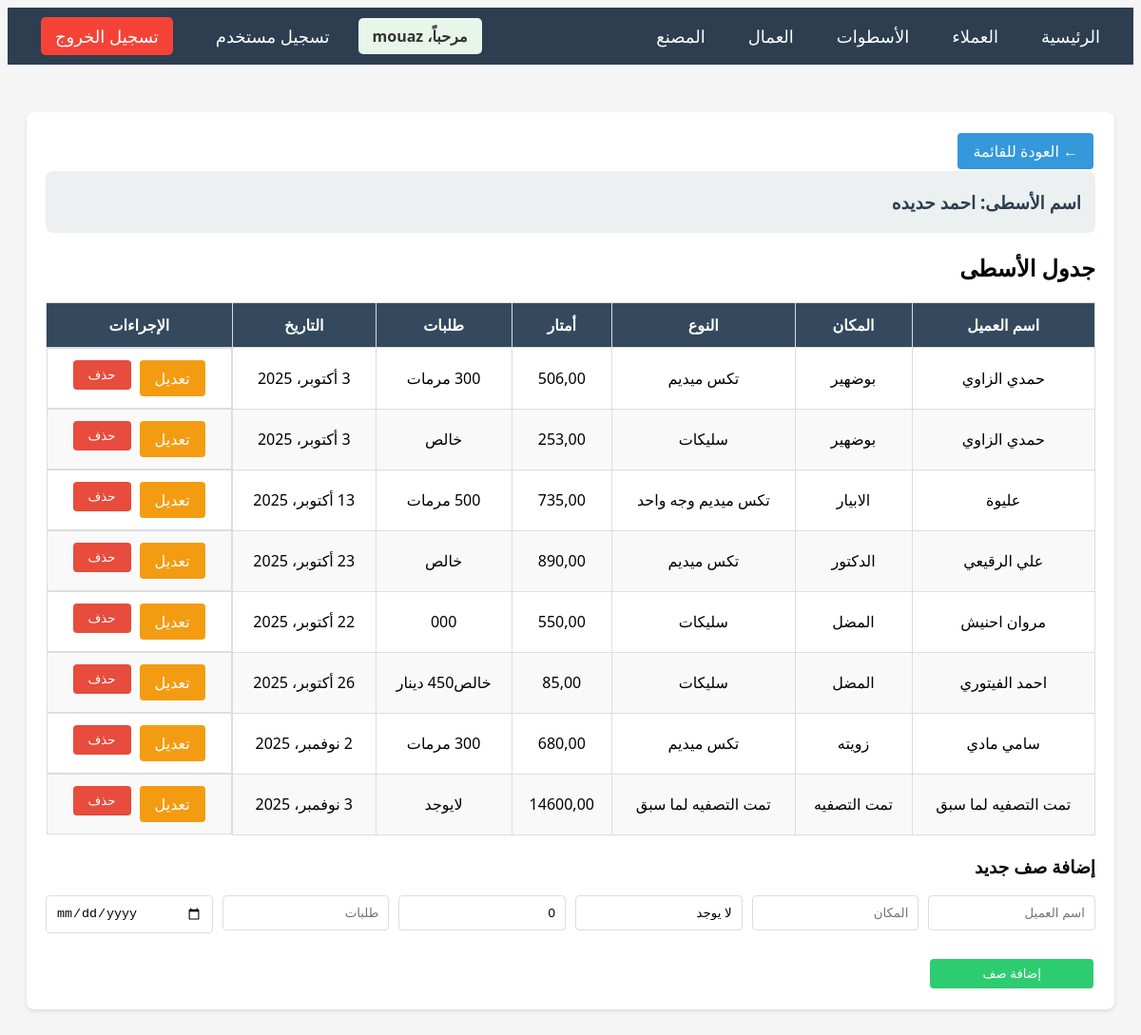
/craftsmen/10/ (signed in), run on the app's committed database.
### main/models.py (models this page shows, shortened)
class Craftsman(models.Model):
    name = models.CharField(max_length=200, verbose_name='اسم الأسطى')
    created_at = models.DateTimeField(auto_now_add=True)
    class Meta:
        verbose_name = 'أسطى'
        verbose_name_plural = 'الأسطوات'
        ordering = ['-created_at']

class CraftsmanRow(models.Model):
    craftsman = models.ForeignKey(Craftsman, on_delete=models.CASCADE, related_name='rows', verbose_name='الأسطى')
    customer_name = models.CharField(max_length=200, verbose_name='اسم العميل')
    location = models.CharField(max_length=200, verbose_name='المكان')
    meters = models.DecimalField(max_digits=10, decimal_places=2, default=0, verbose_name='أمتار')
    orders = models.CharField(max_length=200, verbose_name='طلبات')
    type = models.CharField(max_length=200, null=True, blank=True, verbose_name='النوع', default='لا يوجد')
    date = models.DateField(null=True, blank=True, verbose_name='التاريخ', default='لا يوجد')
    order = models.IntegerField(default=0, verbose_name='الترتيب')
    class Meta:
        verbose_name = 'صف الأسطى'
        verbose_name_plural = 'صفوف الأسطوات'
        ordering = ['order', 'id']

### main/views.py (the view)
# urls.py: path('craftsmen/<int:pk>/', views.craftsman_detail, name='craftsman_detail'),
@login_required
def craftsman_detail(request, pk):
    craftsman = get_object_or_404(Craftsman, pk=pk)
    rows = craftsman.rows.all()
    if request.method == 'POST':
        form = CraftsmanRowForm(request.POST)
        if form.is_valid():
            row = form.save(commit=False)
            row.craftsman = craftsman
            row.order = craftsman.rows.count()
            row.save()
            messages.success(request, 'تم إضافة الصف بنجاح')
            return redirect('craftsman_detail', pk=pk)
    else:
        form = CraftsmanRowForm()
    context = {
        'craftsman': craftsman,
        'rows': rows,
        'form': form,
    }
    return render(request, 'main/craftsman_detail.html', context)

### main/forms.py
class CraftsmanRowForm(forms.ModelForm):
    class Meta:
        model = CraftsmanRow
        fields = ['customer_name', 'location', 'meters', 'type', 'orders', 'date']
        widgets = {
            'date': forms.DateInput(attrs={'class': 'form-control', 'placeholder': 'التاريخ', 'type': 'date'}),
            'type': forms.TextInput(attrs={'class': 'form-control', 'placeholder': 'النوع'}),
            'orders': forms.TextInput(attrs={'class': 'form-control', 'placeholder': 'طلبات'}),
            'meters': forms.NumberInput(attrs={'class': 'form-control', 'placeholder': 'أمتار', 'step': '0.01'}),
            'location': forms.TextInput(attrs={'class': 'form-control', 'placeholder': 'المكان'}),
            'customer_name': forms.TextInput(attrs={'class': 'form-control', 'placeholder': 'اسم العميل'}),
        }

### main/templates/main/craftsman_detail.html (shortened to what this page needs)
{% extends 'main/base.html' %}
{% block content %}
<div class="card">
    <a href="{% url 'craftsman_list' %}" class="btn btn-primary">← العودة للقائمة</a>
    <div class="customer-header">
        <h3>اسم الأسطى: {{ craftsman.name }}</h3>
    </div>
    <h2>جدول الأسطى</h2>
    <div class="table-container">
        <table>
            <thead>
                <tr>
                    <th>اسم العميل</th>
                    <th>المكان</th>
                    <th>النوع</th>
                    <th>أمتار</th>
                    <th>طلبات</th>
                    <th>التاريخ</th>
                    <th>الإجراءات</th>
                </tr>
            </thead>
            <tbody>
                {% for row in rows %}
                <tr>
                    <td>{{ row.customer_name }}</td>
                    <td>{{ row.location }}</td>
                    <td>{{ row.type }}</td>
                    <td>{{ row.meters }}</td>
                    <td>{{ row.orders }}</td>
                    <td>{{ row.date}}</td>
                    <td class="actions">
                        <a href="{% url 'craftsman_row_edit' row.pk %}" class="btn btn-warning">تعديل</a>
                        <form method="POST" action="{% url 'craftsman_row_delete' row.pk %}" style="display: inline;" onsubmit="return confirm('هل أنت متأكد من حذف هذا الصف؟')">
                            <button type="submit" class="btn btn-danger">حذف</button>
                        </form>
                    </td>
                </tr>
                {% empty %}
                <tr>
                    <td colspan="5" style="text-align: center;">لا توجد صفوف حالياً</td>
                </tr>
                {% endfor %}
            </tbody>
        </table>
    </div>
    <h3>إضافة صف جديد</h3>
    <form method="POST">
        <div style="display: grid; grid-template-columns: repeat(6, 1fr); gap: 10px;">
            <div class="form-group">
                {{ form.customer_name }}
            </div>
            <div class="form-group">
                {{ form.location }}
            </div>
            <div class="form-group">
                {{ form.type }}
            </div>
            <div class="form-group">
                {{ form.meters }}
            </div>
            <div class="form-group">
                {{ form.orders }}
            </div>
            <div class="form-group">
                {{ form.date }}
        </div>
        <button type="submit" class="btn btn-success">إضافة صف</button>
    </form>
</div>
{% endblock %}

### main/templates/main/base.html (shortened to what this page needs)
<!DOCTYPE html>
<html lang="ar" dir="rtl">
<head>
    {% load static %}
    <link rel="stylesheet" href="{% static 'css/style.css' %}">
</head>
<body>
    <nav class="navbar">
        <div class="nav-right">
            <a href="{% url 'home' %}">الرئيسية</a>
            <a href="{% url 'customer_list' %}">العملاء</a>
            <a href="{% url 'craftsman_list' %}">الأسطوات</a>
            <a href="{% url 'worker_list' %}">العمال</a>
            <a href="{% url 'factory_detail' %}">المصنع</a>
        </div>
        <div class="nav-left">
            {% if user.is_authenticated %}
            <span class="user-info">مرحباً، {{ user.username }}</span>
            {% if user.is_superuser %}
            <a href="{% url 'register' %}">تسجيل مستخدم</a>
            {% endif %}
            <a href="{% url 'logout' %}" class="btn-logout">تسجيل الخروج</a>
            {% else %}
            <a href="{% url 'login' %}">تسجيل الدخول</a>
            {% endif %}
        </div>
    </nav>
    <div class="container">
        {% block content %}
        {% endblock %}
    </div>
</body>
</html>

### static/css/style.css (style rules this page uses)
body { direction: rtl; text-align: right; font-family: 'Segoe UI', Tahoma, Geneva, Verdana, sans-serif; background-color: #f5f5f5; }
.container { max-width: 1200px; margin: 0 auto; padding: 20px; }
.navbar { background-color: #2c3e50; padding: 15px; margin-bottom: 30px; }
.navbar a { color: white; text-decoration: none; margin: 0 15px; font-size: 18px; }
.card { background: white; border-radius: 8px; padding: 20px; margin-bottom: 20px; box-shadow: 0 2px 4px rgba(0,0,0,0.1); }
.table-container { overflow-x: auto; margin: 20px 0; }
table { width: 100%; border-collapse: collapse; background: white; }
table th { background-color: #34495e; color: white; padding: 12px; text-align: center; border: 1px solid #ddd; }
table td { padding: 10px; text-align: center; border: 1px solid #ddd; }
table tr:nth-child(even) { background-color: #f9f9f9; }
.btn { padding: 8px 16px; border: none; border-radius: 4px; cursor: pointer; text-decoration: none; display: inline-block; margin: 2px; }
.btn-primary { background-color: #3498db; color: white; }
.btn-success { background-color: #2ecc71; color: white; }
.btn-danger { background-color: #e74c3c; color: white; }
.btn-warning { background-color: #f39c12; color: white; }
.form-group { margin-bottom: 15px; }
.form-control { width: 100%; padding: 10px; border: 1px solid #ddd; border-radius: 4px; box-sizing: border-box; }
.customer-header { background-color: #ecf0f1; padding: 15px; border-radius: 8px; margin-bottom: 20px; }
.customer-header h3 { margin: 5px 0; color: #2c3e50; }
.actions { display: flex; gap: 5px; justify-content: center; }
input[type="number"] { text-align: right; }

### main/templates/main/base.html (style rules this page uses)
.navbar { display: flex; justify-content: space-between; align-items: center; padding: 10px 20px; }
.nav-right, .nav-left { display: flex; gap: 15px; align-items: center; }
.user-info { color: #333; font-weight: bold; padding: 8px 15px; background: #e8f5e9; border-radius: 5px; }
.btn-logout { background: #f44336 !important; color: white !important; padding: 8px 15px !important; border-radius: 5px !important; text-decoration: none !important; }

### data on the page
Craftsman: name "احمد حديده"
CraftsmanRow: customer_name "حمدي الزاوي", location "بوضهير", type "تكس ميديم", meters "506,00", orders "300 مرمات", date "3 أكتوبر، 2025"
CraftsmanRow: customer_name "حمدي الزاوي", location "بوضهير", type "سليكات", meters "253,00", orders "خالص", date "3 أكتوبر، 2025"
CraftsmanRow: customer_name "عليوة", location "الابيار", type "تكس ميديم وجه واحد", meters "735,00", orders "500 مرمات", date "13 أكتوبر، 2025"
CraftsmanRow: customer_name "علي الرقيعي", location "الدكتور", type "تكس ميديم", meters "890,00", orders "خالص", date "23 أكتوبر، 2025"
CraftsmanRow: customer_name "مروان احنيش", location "المضل", type "سليكات", meters "550,00", orders "000", date "22 أكتوبر، 2025"
CraftsmanRow: customer_name "احمد الفيتوري", location "المضل", type "سليكات", meters "85,00", orders "خالص450 دينار", date "26 أكتوبر، 2025"
CraftsmanRow: customer_name "سامي مادي", location "زويته", type "تكس ميديم", meters "680,00", orders "300 مرمات", date "2 نوفمبر، 2025"
CraftsmanRow: customer_name "تمت التصفيه لما سبق", location "تمت التصفيه", type "تمت التصفيه لما سبق", meters "14600,00", orders "لايوجد", date "3 نوفمبر، 2025"

### other printed values
{{ user.username }} "mouaz"
